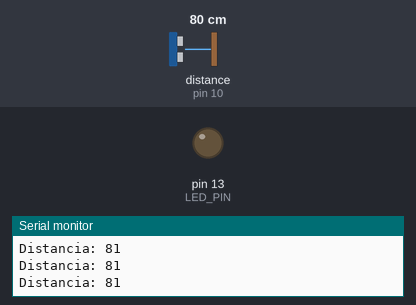
This sketch was run on a simulated Arduino Uno, built with avr-gcc and run on an emulated ATmega328P. Shown: output pins drawn as LEDs (lit = HIGH), the last lines printed to the serial monitor. Inputs (shaded band) come from the test bench; at power-on: distance to the obstacle (sensor on pin 10) 80 cm. The echo pulse lasts 58.3 µs per cm.

Above: at 1.2 s.
1.3 s: distance to the obstacle (sensor on pin 10) set to 12 cm
2.8 s: distance to the obstacle (sensor on pin 10) set to 9 cm
At 4.0 s:
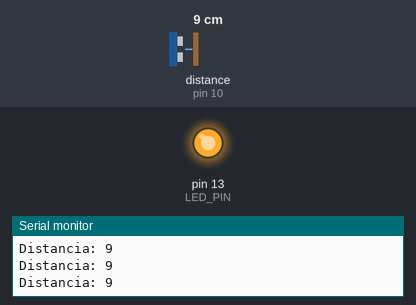
4.3 s: distance to the obstacle (sensor on pin 10) set to 18 cm
At 4.6 s:
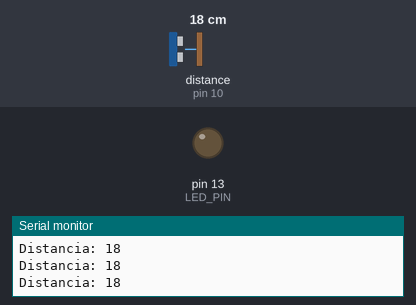
5.8 s: distance to the obstacle (sensor on pin 10) set to 2 cm
At 6.8 s:
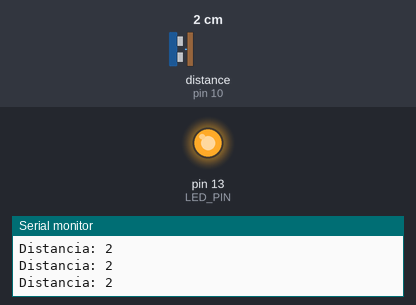
Timing chart, 0 to 8.3 s (numbered marks = the images above; inputs shaded):
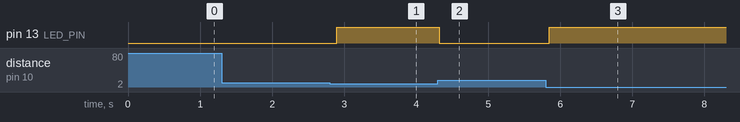

Measured:
- the behaviour switches between 11 and 10 cm on distance to the obstacle (sensor on pin 10) (found by bisection; images 0 and 1)
- after the input at 2.8 s, pin 13 (LED_PIN): LOW → HIGH after 0.10 s
- after the input at 4.3 s, pin 13 (LED_PIN): HIGH → LOW at once
- after the input at 5.8 s, pin 13 (LED_PIN): LOW → HIGH at once

The sketch:

Arduino_Led_Ultrasonico.ino
```cpp
/*Descripción del proyecto:

Este proyecto consiste en encender un LED cuando un objeto se encuentra dentro de un rango de distancia específico utilizando un sensor ultrasónico y una placa Arduino.

Componentes necesarios:

Placa Arduino Uno o similar
Sensor ultrasónico HC-SR04
LED
Resistencia de 10kΩ
Cables dupont
Protoboard
Esquema de conexión:

Conecte el pin Vcc del sensor ultrasónico al pin 5V de Arduino.
Conecte el pin GND del sensor ultrasónico al pin GND de Arduino.
Conecte el pin Trig del sensor ultrasónico al pin 9 de Arduino.
Conecte el pin Echo del sensor ultrasónico al pin 10 de Arduino.
Conecte la pata larga del LED a uno de los pines digitales de Arduino (por ejemplo, pin 13).
Conecte una resistencia de 10kΩ entre la pata larga del LED y el pin digital de Arduino.
Conecte la pata corta del LED al pin GND de Arduino.

Explicación del código:

La biblioteca NewPing se utiliza para trabajar con el sensor ultrasónico HC-SR04.
La función sonar.ping_cm() se utiliza para medir la distancia en centímetros entre el sensor y el objeto más cercano.
Si la distancia es menor o igual a 50 cm, el LED se enciende. De lo contrario, el LED se apaga.
Variaciones del proyecto:

Puede cambiar el rango de distancia en el que se enciende el LED modificando el valor de la variable distance_threshold.
Puede utilizar un sensor ultrasónico de diferente rango de distancia.
Puede conectar varios LEDs a la placa Arduino para indicar diferentes distancias.
Puede utilizar el sensor ultrasónico para controlar otros dispositivos, como un motor o un relé.
Recursos adicionales:

Sensor ultrasónico HC-SR04 [se quitó una URL no válida]
Biblioteca NewPing [se quitó una URL no válida]
Ejemplos de proyectos con sensor ultrasónico [se quitó una URL no válida]
Tiendas donde puedes comprar los componentes:

Puedes encontrar los componentes necesarios para este proyecto en tiendas online como AliExpress, Banggood o Amazon.
También puedes encontrarlos en tiendas de electrónica física en tu localidad.
Precio del proyecto:

El precio del proyecto variará dependiendo de la tienda donde compres los componentes. Sin embargo, debería ser un proyecto relativamente económico, con un costo total de alrededor de $10 a $20.

Dificultad del proyecto:

Este proyecto es adecuado para principiantes en Arduino. No se requieren conocimientos previos de electrónica o programación.

Tiempo de realización:

El proyecto se puede completar en aproximadamente 30 minutos a 1 hora.*/

#include <NewPing.h>

#define TRIG_PIN 9
#define ECHO_PIN 10
#define LED_PIN 13

NewPing sonar(TRIG_PIN, ECHO_PIN, 4000); // Define el sensor ultrasónico con pines Trig y Echo, y la velocidad del sonido en cm/s

int distancia = 0; // Variable para almacenar la distancia medida

void setup() {
  pinMode(LED_PIN, OUTPUT); // Configura el pin del LED como salida
  Serial.begin(9600); // Inicia la comunicación serial
}

void loop() {
  distancia = sonar.ping_cm(); // Mide la distancia en cm

  if (distancia <= 10) { // Si la distancia es menor o igual a 10 cm
    digitalWrite(LED_PIN, HIGH); // Enciende el LED
  } else {
    digitalWrite(LED_PIN, LOW); // Apaga el LED
  }

  Serial.print("Distancia: "); // Imprime la distancia en la consola serial
  Serial.println(distancia); // Imprime la distancia en la consola serial

  delay(100); // Retrasa la ejecución del bucle por 100 milisegundos
}
```
